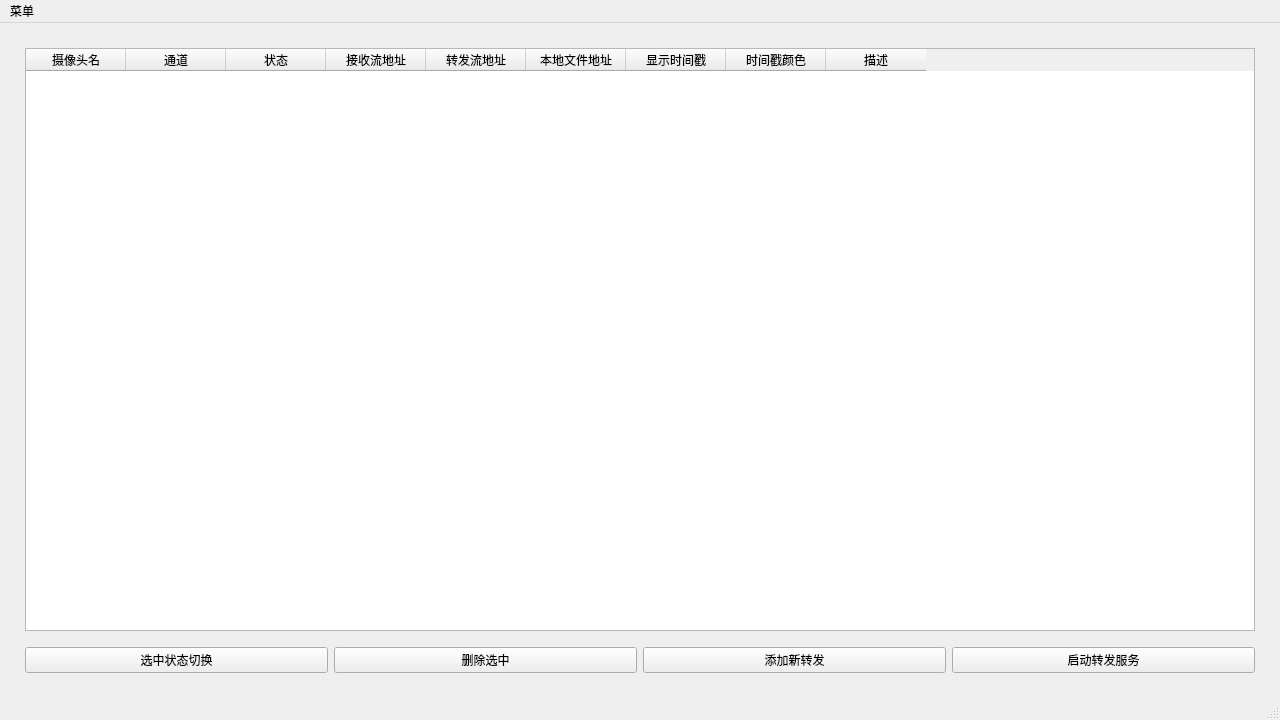
<?xml version="1.0" encoding="UTF-8"?>
<ui version="4.0">
 <class>RTSPReposter</class>
 <widget class="QMainWindow" name="RTSPReposter">
  <property name="geometry">
   <rect>
    <x>0</x>
    <y>0</y>
    <width>1280</width>
    <height>720</height>
   </rect>
  </property>
  <property name="minimumSize">
   <size>
    <width>800</width>
    <height>600</height>
   </size>
  </property>
  <property name="windowTitle">
   <string>RTSP Reposter 配置文件编辑器</string>
  </property>
  <widget class="QWidget" name="centralwidget">
   <layout class="QGridLayout" name="gridLayout">
    <property name="leftMargin">
     <number>25</number>
    </property>
    <property name="topMargin">
     <number>25</number>
    </property>
    <property name="rightMargin">
     <number>25</number>
    </property>
    <property name="bottomMargin">
     <number>25</number>
    </property>
    <item row="0" column="0">
     <layout class="QVBoxLayout" name="verticalLayout" stretch="8,1,1">
      <item>
       <widget class="QTableWidget" name="tableWidget">
        <property name="rowCount">
         <number>0</number>
        </property>
        <property name="columnCount">
         <number>9</number>
        </property>
        <column>
         <property name="text">
          <string>摄像头名</string>
         </property>
        </column>
        <column>
         <property name="text">
          <string>通道</string>
         </property>
        </column>
        <column>
         <property name="text">
          <string>状态</string>
         </property>
        </column>
        <column>
         <property name="text">
          <string>接收流地址</string>
         </property>
        </column>
        <column>
         <property name="text">
          <string>转发流地址</string>
         </property>
        </column>
        <column>
         <property name="text">
          <string>本地文件地址</string>
         </property>
        </column>
        <column>
         <property name="text">
          <string>显示时间戳</string>
         </property>
        </column>
        <column>
         <property name="text">
          <string>时间戳颜色</string>
         </property>
        </column>
        <column>
         <property name="text">
          <string>描述</string>
         </property>
        </column>
       </widget>
      </item>
      <item>
       <spacer name="verticalSpacer">
        <property name="orientation">
         <enum>Qt::Vertical</enum>
        </property>
        <property name="sizeType">
         <enum>QSizePolicy::Fixed</enum>
        </property>
        <property name="sizeHint" stdset="0">
         <size>
          <width>20</width>
          <height>10</height>
         </size>
        </property>
       </spacer>
      </item>
      <item>
       <layout class="QHBoxLayout" name="horizontalLayout" stretch="3,3,3,3">
        <item>
         <widget class="QPushButton" name="Switch">
          <property name="text">
           <string>选中状态切换</string>
          </property>
         </widget>
        </item>
        <item>
         <widget class="QPushButton" name="Delete">
          <property name="text">
           <string>删除选中</string>
          </property>
         </widget>
        </item>
        <item>
         <widget class="QPushButton" name="Add">
          <property name="text">
           <string>添加新转发</string>
          </property>
         </widget>
        </item>
        <item>
         <widget class="QPushButton" name="Start">
          <property name="text">
           <string>启动转发服务</string>
          </property>
          <property name="autoDefault">
           <bool>false</bool>
          </property>
          <property name="default">
           <bool>false</bool>
          </property>
          <property name="flat">
           <bool>false</bool>
          </property>
         </widget>
        </item>
       </layout>
      </item>
     </layout>
    </item>
   </layout>
  </widget>
  <widget class="QMenuBar" name="menubar">
   <property name="geometry">
    <rect>
     <x>0</x>
     <y>0</y>
     <width>1280</width>
     <height>22</height>
    </rect>
   </property>
   <widget class="QMenu" name="menu">
    <property name="title">
     <string>菜单</string>
    </property>
    <addaction name="main"/>
    <addaction name="separator"/>
    <addaction name="quit"/>
   </widget>
   <addaction name="menu"/>
  </widget>
  <widget class="QStatusBar" name="statusbar"/>
  <action name="main">
   <property name="text">
    <string>推流设置</string>
   </property>
  </action>
  <action name="quit">
   <property name="text">
    <string>退出</string>
   </property>
  </action>
 </widget>
 <resources/>
 <connections/>
</ui>
